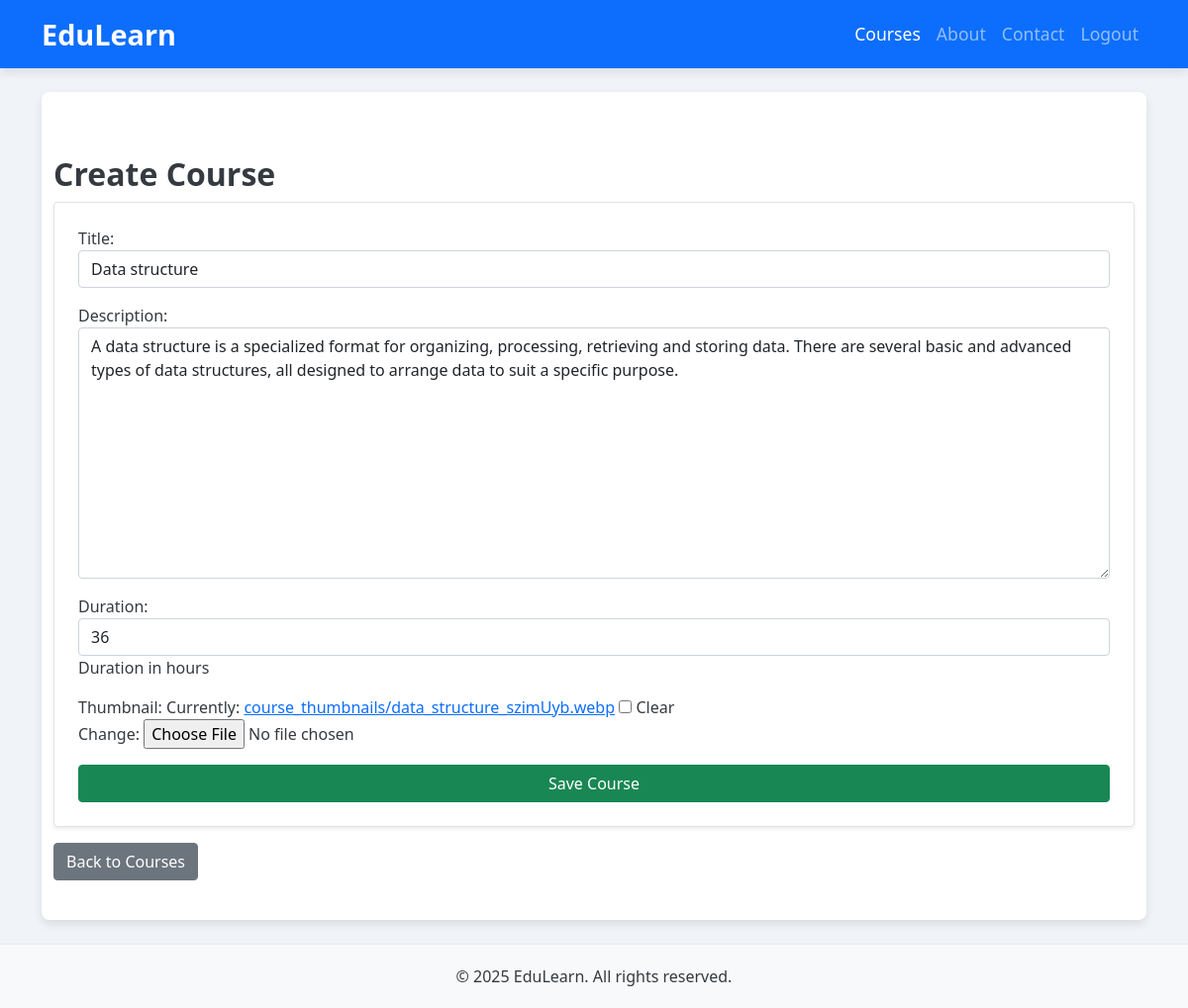
Screenshot of /2/update/ (signed in) with the database file from the repository.
### courses/models.py (models this page shows, shortened)
class Course(models.Model):
    title = models.CharField(max_length=200)
    description = models.TextField()
    duration = models.IntegerField(help_text="Duration in hours")
    thumbnail = models.ImageField(upload_to='course_thumbnails/', null=True, blank=True)
    created_at = models.DateTimeField(auto_now_add=True)

### courses/views.py (the view)
# urls.py: path('<int:course_id>/update/', course_update, name='course_update'),
@login_required
def course_update(request, course_id):
    course = get_object_or_404(Course, id=course_id)
    if request.method == "POST":
        form = CourseForm(request.POST, request.FILES, instance=course)
        if form.is_valid():
            form.save()
            messages.success(request, "Course updated successfully!")
            return redirect('course_list')
    else:
        form = CourseForm(instance=course)
    return render(request, 'courses/course_form.html', {'form': form})

### courses/forms.py
class CourseForm(forms.ModelForm):
    class Meta:
        model = Course
        fields = ['title', 'description', 'duration', 'thumbnail']
        widgets = {
            'title': forms.TextInput(attrs={'class': 'form-control'}),
            'description': forms.Textarea(attrs={'class': 'form-control'}),
            'duration': forms.NumberInput(attrs={'class': 'form-control'}),
        }

### templates/courses/course_form.html (shortened to what this page needs)
{% extends "courses/base.html" %}
{% block content %}
<div class="container mt-4">
    <h2>{{ course.id|default:"Create" }} Course</h2>
    <form method="post" enctype="multipart/form-data" class="p-4 border rounded bg-white shadow-sm">
        {{ form.as_p }}
        <button type="submit" class="btn btn-success w-100">Save Course</button>
    </form>
    <a href="{% url 'course_list' %}" class="btn btn-secondary mt-3">Back to Courses</a>
</div>
{% endblock %}

### templates/courses/base.html (style rules this page uses)
body { background-color: #f0f4f8; font-family: 'Segoe UI', Tahoma, Geneva, Verdana, sans-serif; color: #343a40; }
h1, h2 { font-weight: 700; }

### rows the page displays
Course: title "Data structure", description "A data structure is a specialized format for organizing, processing, retrieving and storing data. There are several basic and advanced types of data structures, all designed to arrange data to suit a specific purpose.", duration "36"

### other values shown
{{ course.id|default:"Create" }} "Create"
